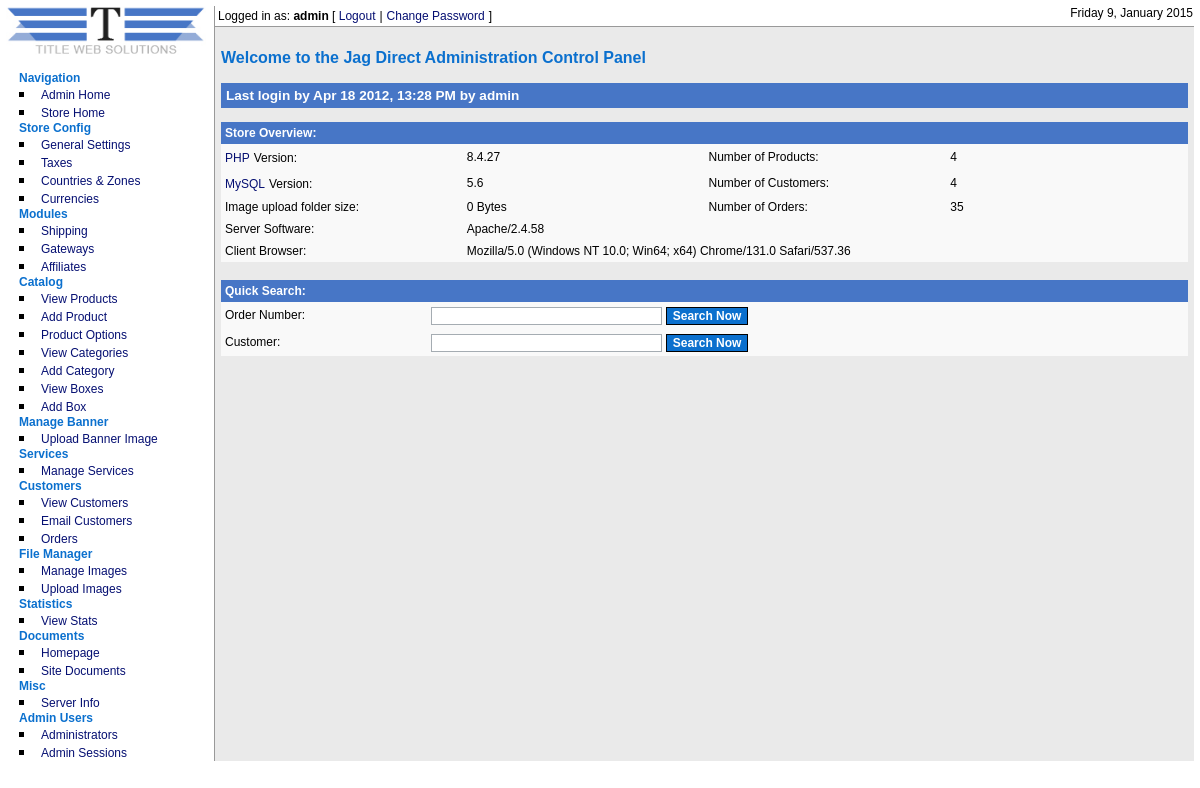
The page /admin/index.php (signed in) on the database its author committed.
### tables this page shows
CREATE TABLE IF NOT EXISTS `cubecart_admin_users` (
  `adminId` int(11) NOT NULL AUTO_INCREMENT,
  `name` varchar(255) NOT NULL DEFAULT '',
  `username` varchar(255) NOT NULL DEFAULT '',
  `password` varchar(32) NOT NULL DEFAULT '',
  `email` varchar(255) NOT NULL DEFAULT '',
  `noLogins` int(11) NOT NULL DEFAULT '0',
  `isSuper` int(11) NOT NULL DEFAULT '0',
  `notes` text,
  `failLevel` int(1) NOT NULL DEFAULT '0',
  `blockTime` int(10) NOT NULL DEFAULT '0',
  `lastTime` int(10) NOT NULL DEFAULT '0',
  KEY `adminId` (`adminId`)
);

CREATE TABLE IF NOT EXISTS `cubecart_admin_sessions` (
  `loginId` int(11) NOT NULL AUTO_INCREMENT,
  `username` varchar(255) NOT NULL DEFAULT '',
  `time` int(11) NOT NULL DEFAULT '0',
  `ipAddress` varchar(20) NOT NULL DEFAULT '',
  `success` int(11) NOT NULL DEFAULT '0',
  KEY `loginId` (`loginId`)
);

### admin/index.php (the view, shortened to what the rows shown need)
<?php
include_once("../includes/global.inc.php");
include_once("../classes/db.inc.php");
$db = new db();
include_once("../includes/functions.inc.php");
$config = fetchDbConfig("config");
include_once("../language/".$config['defaultLang']."/lang.inc.php");
include_once("includes/auth.inc.php");
include_once("includes/header.inc.php");
$query = "SELECT * FROM ".$glob['dbprefix']."CubeCart_admin_sessions ORDER BY time DESC LIMIT 1, 1";
$lastSession = $db->select($query);
?>
<p class="pageTitle">Welcome to the Jag Direct Administration Control Panel</p>
<?php if($lastSession==TRUE){ ?>
<p <?php if($lastSession[0]['success']==1) { ?>class="infoText"<?php } else { echo "class='warnText'"; } ?>><?php echo $lang['admin']['other']['last_login']; ?> <?php echo formatTime($lastSession[0]['time']); ?> <?php echo $lang['admin']['other']['by']; ?> <?php echo $lastSession[0]['username']; ?> <?php if($lastSession[0]['success']==0) { ?><?php echo $lang['admin']['other']['failed']; ?><?php } ?></p>
<?php } ?>
<table width="100%" border="0" cellpadding="4" cellspacing="0" class="mainTable">
  <tr>
  </tr>
  <tr>
  </tr>
  <tr>
  </tr>
  <tr>
  </tr>
  <tr>
  </tr>
  <tr>
  </tr>
</table>
<br />
<table width="100%" border="0" cellpadding="4" cellspacing="0" class="mainTable">
  <tr>
  </tr>
  <tr>
    <td>
<form name="orderSearch" method="get" action="<?php echo $GLOBALS['rootRel'];?>admin/orders/index.php"><input name="oid" type="text" class="textbox" size="30" <?php if(permission("orders","read")==FALSE) { echo "disabled";    } ?> />
<input name="submit" type="submit" id="submit" value="<?php echo $lang['admin']['other']['search_now']; ?>" class="submit" <?php if(permission("orders","read")==FALSE) { echo "disabled"; } ?> />
</form></td>
  </tr>
  <tr>
    <td>
<form name="customerSearch" method="get" action="<?php echo $GLOBALS['rootRel']; ?>admin/customers/"> <input name="searchStr" type="text" class="textbox" id="searchStr" size="30" <?php if(permission("customers","read")==FALSE) { echo "disabled"; } ?> />
<input name="search" type="submit" id="search" value="<?php echo $lang['admin']['other']['search_now']; ?>" class="submit" <?php if(permission("customers","read")==FALSE) { echo "disabled"; } ?> />
</form></td>
  </tr>
</table>
<?php include("includes/footer.inc.php"); ?>

### admin/includes/header.inc.php (shortened to what the rows shown need)
<!DOCTYPE HTML PUBLIC "-//W3C//DTD XHTML 1.0 Transitional//EN" "http://www.w3.org/TR/xhtml1/DTD/xhtml1-transitional.dtd">
<html xmlns="http://www.w3.org/1999/xhtml">
<head>
<link href="<?php echo $GLOBALS['rootRel']; ?>admin/styles/style.css" rel="stylesheet" type="text/css" />
</head>
<body>
<?php
if(isset($_SESSION['ccAdmin']) && strpos(dirname($_SERVER['PHP_SELF']), $_SESSION['ccAdminPath']) == 0){ ?>
<table width="100%" border="0" cellspacing="0" cellpadding="0">
  <tr>
    <td valign="top" width="180" rowspan="3" class="tdNav">
<?php include($GLOBALS['rootDir']."/admin/includes/navigation.inc.php"); ?>
	</td>
  </tr>
  <tr>
  <td valign="top" class="tdContent">
<div id="topBar">
<div id="loginBar">
	<span class="txtLogin"><?php echo $lang['admin']['incs']['logged_in_as'];?> <strong><?php echo $ccAdminData[0]['username']; ?></strong> [ </span><a href="<?php echo $GLOBALS['rootRel']; ?>admin/logout.php" class="txtLink"><?php echo $lang['admin']['incs']['logout'];?></a> <span class="txtLogin">|</span> <a href="<?php echo $GLOBALS['rootRel'];?>admin/adminusers/changePass.php" class="txtLink"><?php echo $lang['admin']['incs']['change_pass'];?></a> <span class="txtLogin">]</span>
</div>
<div id="dateBar">
	<span class="txtLogin"><?php echo formatTime(time(),$strftime); ?></span>
</div>
</div>
<div id="contentPad">
<?php } ?>

### rows shown on the page
cubecart_admin_users: username "admin"
cubecart_admin_sessions: time "Apr 18 2012, 13:28 PM", username "admin"

### other values the page prints
$lang['admin']['nav']['navigation'] "Navigation"
$lang['admin']['nav']['admin_home'] "Admin Home"
$lang['admin']['nav']['store_home'] "Store Home"
$lang['admin']['nav']['store_config'] "Store Config"
$lang['admin']['nav']['gen_settings'] "General Settings"
$lang['admin']['nav']['taxes'] "Taxes"
$lang['admin']['nav']['countries_zones'] "Countries & Zones"
$lang['admin']['nav']['currencies'] "Currencies"
$lang['admin']['nav']['modules'] "Modules"
$lang['admin']['nav']['shipping'] "Shipping"
$lang['admin']['nav']['gateways'] "Gateways"
$lang['admin']['nav']['affiliates'] "Affiliates"
$lang['admin']['nav']['catalog'] "Catalog"
$lang['admin']['nav']['view_products'] "View Products"
$lang['admin']['nav']['add_product'] "Add Product"
